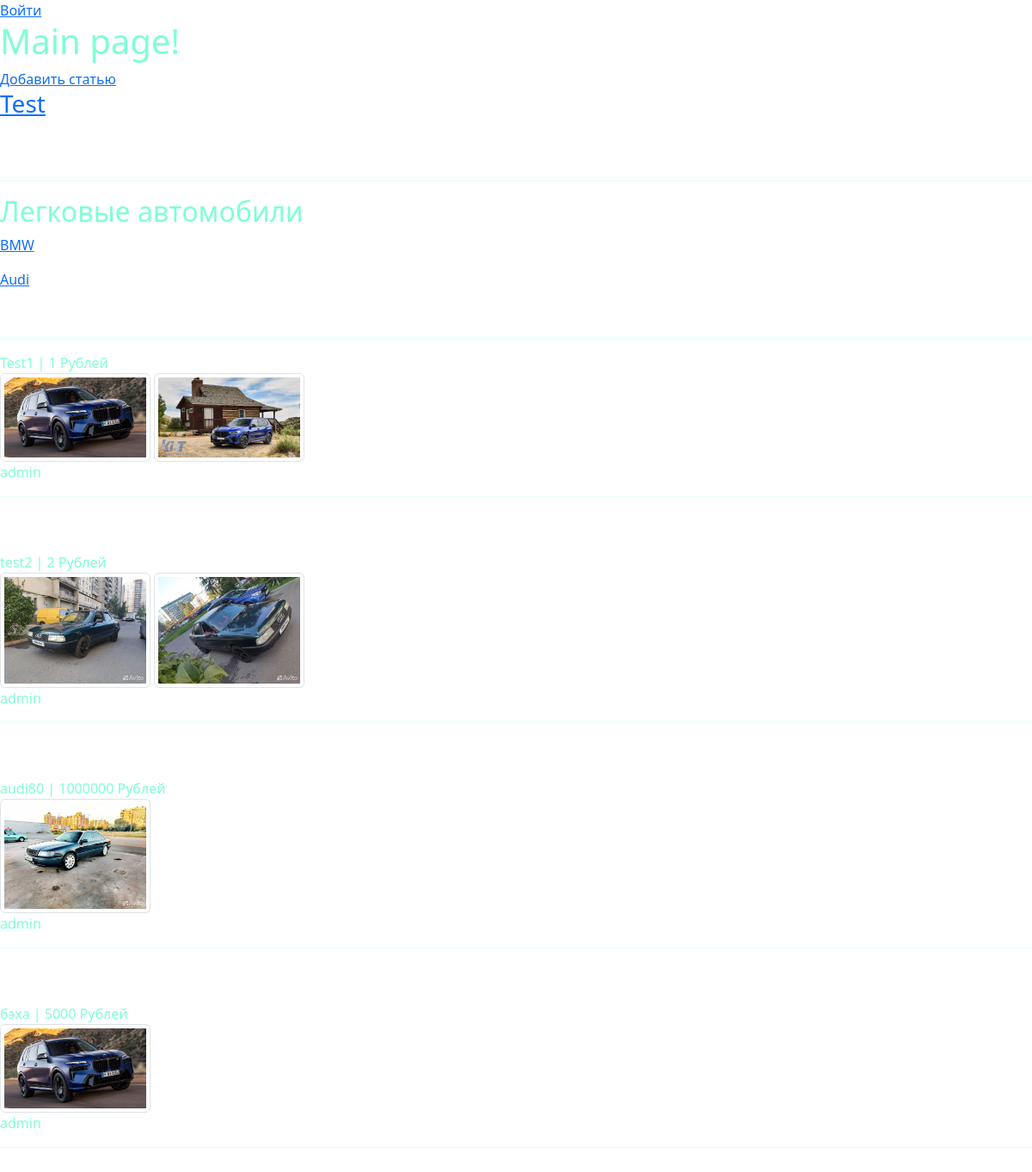
The page / on the database its author committed.
### items/models.py (models this page shows, shortened)
class Marka_Legkovoe_Avto(MPTTModel):
    title = models.CharField(max_length=255)
    slug = models.SlugField(unique=True)
    parent = TreeForeignKey(Transport, on_delete=models.PROTECT)
    def get_absolute_url(self):
        return reverse("slug2", kwargs={"slug1": self.parent.slug, "slug2": self.slug})

class Legkovoe_Avto(MPTTModel):
    title = models.CharField(max_length=255)
    slug = models.SlugField(unique=True)
    deskription = models.TextField()
    mileage = models.IntegerField()
    year = models.IntegerField()
    price = models.IntegerField()
    type = TreeForeignKey(Transport, on_delete=models.PROTECT)
    marka = TreeForeignKey(Marka_Legkovoe_Avto, on_delete=models.PROTECT)
    parent = TreeForeignKey(Model_Legkovoe_Avto, on_delete=models.PROTECT)
    author = models.ForeignKey(User, on_delete=models.CASCADE, blank=True, null=True)
    city = models.ForeignKey(City, on_delete=models.DO_NOTHING, null=True, blank=True)
    time_create = models.DateTimeField(auto_now_add=True, null=True, blank=True)
    time_update = models.DateTimeField(auto_now=True, null=True, blank=True)

class Image_Legkovoe_Avto(models.Model):
    avto = models.ForeignKey(Legkovoe_Avto, on_delete=models.CASCADE)
    images = models.FileField()

### items/views.py (the view, shortened to what this page needs)
# urls.py: path('', index, name='index')
def index(request, slug1=None, slug2=None, slug3=None, slug4=None):
    data = {
        'title': 'Авто.ру',
        'avto': Legkovoe_Avto.objects.all(),
        'marka_legkovoe_avto': Marka_Legkovoe_Avto.objects.all(),
        'avto_image': Image_Legkovoe_Avto.objects.all(),
        'filter': Legkovoe_Avto_Filter(request.GET, queryset=Legkovoe_Avto.objects.all())
    }
    return render(request, 'index.html', data)

### items/templates/index.html (shortened to what this page needs)
{% extends 'base.html' %}
{% block content %}
  {% if user.is_authenticated %}
  <a href="{% url 'profile' %}">{{ user }}</a>
  <a href="{% url 'users:logout' %}">Выйти</a>
  {% else %}
  <a href="{% url 'users:login' %}">Войти</a>
  {% endif %}
    <h1>Main page!  </h1>
    <a href="add_item/">Добавить статью</a> <br>
    <h3><a href="chat/">Test</a></h3>
    <br><br><hr>
    <h2>Легковые автомобили</h2>
    {% for i in marka_legkovoe_avto %}
    <p><a href="{{ i.get_absolute_url }}">{{i.title}}</a></p>
    {% endfor %}
<br><hr>
  {% for i in avto %}
  {{i.title }} | {{ i.price }} Рублей <br>
  {% for z in avto_image %}
  {% if z.avto == i %}
  <img src="{{z.images.url}}" class="img-thumbnail" alt="..." style="width: 175px;">
  {% endif %}
  {% endfor %} <br>
  {{ i.author }}
  <hr><br>
<br>
  {% endfor %}
{% endblock %}

### templates/base.html (shortened to what this page needs)
{% load static %}
<!DOCTYPE html>
<html lang="en">
<head>
    <link href="https://cdn.jsdelivr.net/npm/bootstrap@5.3.3/dist/css/bootstrap.min.css" rel="stylesheet">
    <link rel="stylesheet" href="{% static '/styles/style.css' %}">
    {% block content %}{% endblock %}
</body>
</html>

### rows shown on the page
Marka_Legkovoe_Avto: title "BMW"
Marka_Legkovoe_Avto: title "Audi"
Legkovoe_Avto: title "Test1", price "1", author "admin"
Image_Legkovoe_Avto: images (picture)
Image_Legkovoe_Avto: images (picture)
Legkovoe_Avto: title "test2", price "2", author "admin"
Image_Legkovoe_Avto: images (picture)
Image_Legkovoe_Avto: images (picture)
Legkovoe_Avto: title "audi80", price "1000000", author "admin"
Image_Legkovoe_Avto: images (picture)
Legkovoe_Avto: title "бэха", price "5000", author "admin"
Image_Legkovoe_Avto: images (picture)
